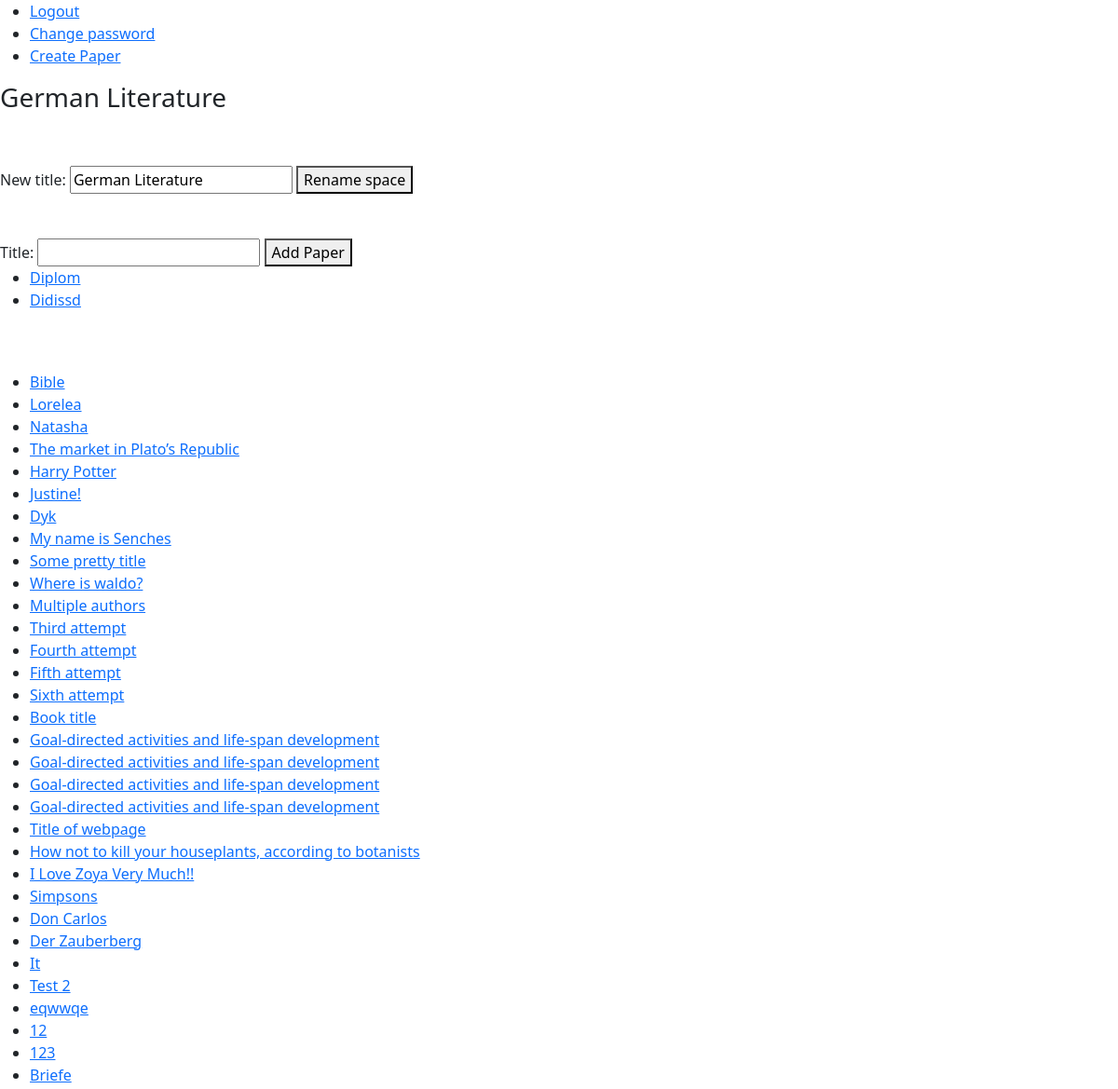
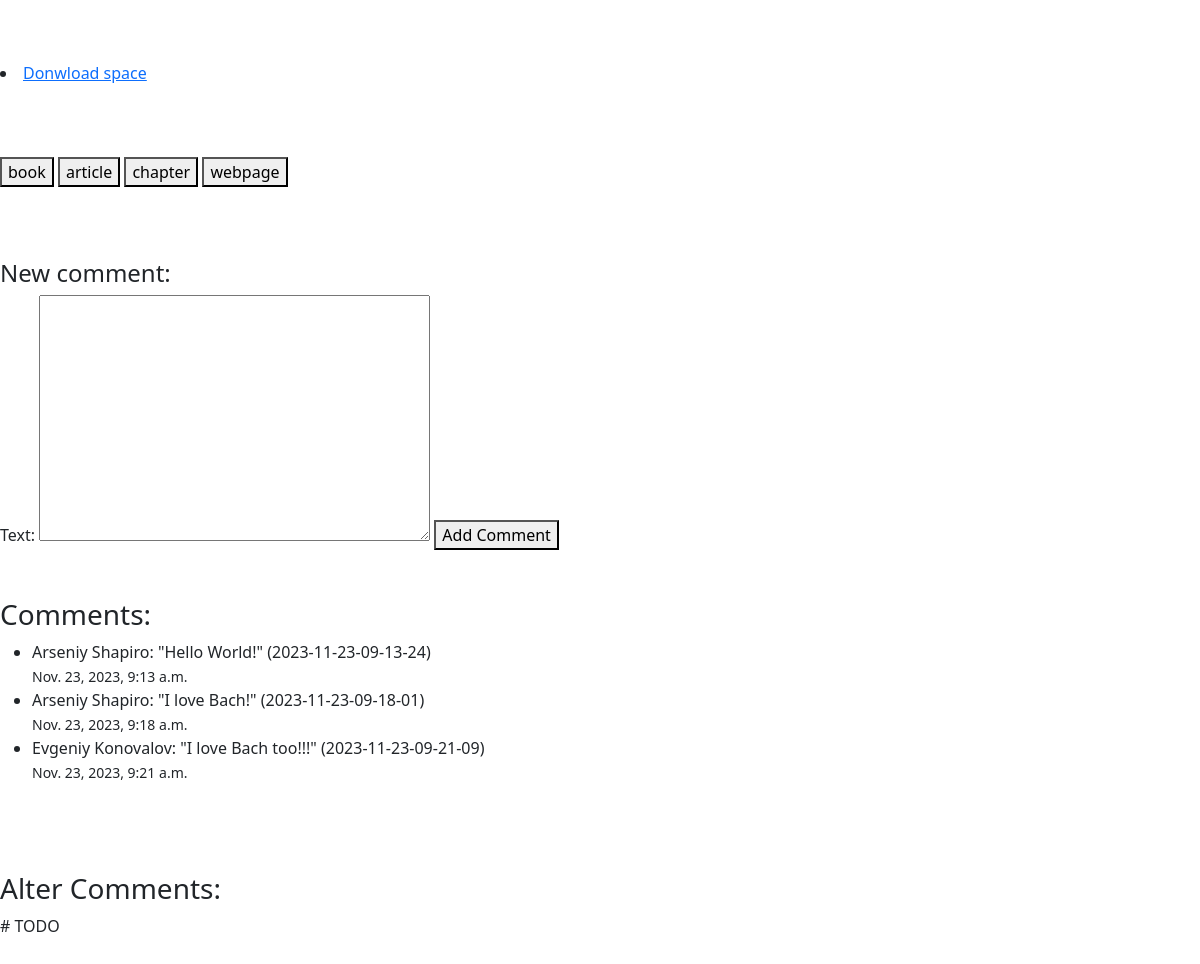
The app's page /work_space/1 (signed in) with its own data (2 pictures, top to bottom).
### work_space/models.py (models this page shows, shortened)
class WorkSpace(models.Model):
    owner = models.ForeignKey(User, on_delete=models.CASCADE)
    guests = models.ManyToManyField(User, blank=True, related_name="guests")
    title = models.CharField(max_length=50)
    is_archived = models.BooleanField(default=False)
    def __str__(self):
        return self.title

class Comment(models.Model):
    work_space = models.ForeignKey(WorkSpace, on_delete=models.CASCADE, related_name="comments")
    user = models.ForeignKey(User, on_delete=models.CASCADE)
    text = models.TextField()
    created = models.DateTimeField(auto_now_add=True)
    def get_creation_time(self):
        return self.created.strftime(SAVING_TIME_FORMAT)
    def __str__(self):
        if self.work_space.guests.all():
            return f'{self.user}: "{self.text}" ({self.get_creation_time()})'
        return f'"{self.text}" ({self.get_creation_time()})'

### paper_work/models.py (models this page shows, shortened)
class Paper(models.Model):
    work_space = models.ForeignKey(WorkSpace, on_delete=models.CASCADE, related_name="papers")
    user = models.ForeignKey(User, on_delete=models.CASCADE)
    title = models.CharField(max_length=50, unique=True)
    is_archived = models.BooleanField(default=False)
    is_finished = models.BooleanField(default=False)
    is_published = models.BooleanField(default=False)
    def __str__(self):
        return self.title

### bookshelf/models.py (models this page shows, shortened)
class Source(models.Model):
    real_type = models.ForeignKey(ContentType, editable=False, on_delete=models.CASCADE)
    work_space = models.ForeignKey(WorkSpace, on_delete=models.CASCADE, related_name="sources")
    user = models.ForeignKey(User, on_delete=models.CASCADE, related_name="sources")
    title = models.CharField(max_length=100)
    author = models.CharField(max_length=70, blank=True)
    year = models.CharField(max_length=5, blank=True)
    file = models.FileField(upload_to=saving_path, blank=True)
    link = models.CharField(max_length=40, blank=True)
    def __str__(self):
        return self.title

### user_management/models.py (models this page shows)
class User(AbstractUser):
    def __str__(self):
        return f"{self.first_name} {self.last_name}"

### work_space/views.py (the view)
# urls.py: path("", include("work_space.urls")),
@login_required(redirect_field_name=None)
def work_space(request, space_id):
    space = check_work_space(space_id, request.user)
    return render(request, "work_space/work_space.html", {"space": space,
                                                          "papers": space.papers.all(),
                                                          "books": space.sources.all(),
                                                          "form": NewPaperForm(),
                                                          "book_form": BookForm(),
                                                          "article_form": ArticleForm(),
                                                          "chapter_form": ChapterForm(),
                                                          "webpage_form": WebpageForm(),
                                                          "comment_form": NewCommentForm(),
                                                          "rename_form": RenameWorkSpaceForm().set_initial(space),
                                                          "comments": space.comments.all()
                                                          })

### paper_work/forms.py (shortened to what this page needs)
class NewPaperForm(forms.Form):
    title = forms.CharField(max_length=50)

### bookshelf/forms.py
class BookForm(CommonFields):
    source_type = forms.CharField(widget=forms.HiddenInput(attrs={"value": "book"}))
    title = forms.CharField()
    publishing_house = forms.CharField()
    year = forms.CharField()

### utils/verification.py (called while the page is built)
def check_work_space(space_id: int, user: User) -> WorkSpace | Http404 | PermissionDenied:
    try:
        space = WorkSpace.objects.get(pk=space_id)
    except ObjectDoesNotExist:
        raise Http404
    else:
        if space.owner != user and user not in space.guests.all():
            raise PermissionDenied
    return space

### work_space/forms.py (called while the page is built)
    def set_initial(self, space: WorkSpace):
        self.fields["new_title"].initial = space.title
        return self

### work_space/templates/work_space/work_space.html (shortened to what this page needs)
{% extends "layout.html" %}
{% load static %}
{% block body %}
    <h3>{{ space }}</h3><br><br>
    <form action="{% url 'work_space:rename_space' space.pk %}" method="post">
        {{ rename_form }}
        <button type="submit">Rename space</button>
    </form><br><br>
    <form action="{% url 'paper_work:create_paper' space.pk %}" method="post">
        {{ form }}
        <button id="change_password_button" type="submit">Add Paper</button>
    </form>
    <ul>
        {% for paper in papers %}
        <li>
            <a href="{% url 'paper_work:paper_space' paper.pk %}">{{ paper }}</a>
        </li>
        {% endfor %}
    </ul><br><br>
    <ul>
        {% for book in books %}
        <li>
           <a href="{% url 'bookshelf:source_space' book.pk %}">{{ book }}</a>
        </li>
        {% endfor %}
    </ul><br><br>
    <li>
        <a href="{% url 'work_space:download_space' space.pk %}">Donwload space</a>
    </li><br><br><br>
    <button class="show_form_button" id="book" type="button">book</button>
    <button class="show_form_button" id="article" type="button">article</button>
    <button class="show_form_button" id="chapter" type="button">chapter</button>
    <button class="show_form_button" id="webpage" type="button">webpage</button>
    <br><br><br><br>
    <h4>New comment:</h4>
    <form action="{% url 'work_space:leave_comment' space.pk %}" method="post">
        {{ comment_form }}
        <button type="submit">Add Comment</button>
    </form><br><br>
    <h3>Comments:</h3>
    <ul>
        {% for comment in comments %}
            <li>{{ comment }}</li>
            <small>{{ comment.created }}</small>
        {% endfor %}
    </ul><br><br><br>
    <h3>Alter Comments:</h3>
    # TODO
    <br><br><br>
{% endblock %}

### records on screen
WorkSpace: title "German Literature"
Paper: title "Diplom"
Paper: title "Didissd"
Source: title "Bible"
Source: title "Lorelea"
Source: title "Natasha"
Source: title "The market in Plato’s Republic"
Source: title "Harry Potter"
Source: title "Justine!"
Source: title "Dyk"
Source: title "My name is Senches"
Source: title "Some pretty title"
Source: title "Where is waldo?"
Source: title "Multiple authors"
Source: title "Third attempt"
Source: title "Fourth attempt"
Source: title "Fifth attempt"
Source: title "Sixth attempt"
Source: title "Book title"
Source: title "Goal-directed activities and life-span development"
Source: title "Goal-directed activities and life-span development"
Source: title "Goal-directed activities and life-span development"
Source: title "Goal-directed activities and life-span development"
Source: title "Title of webpage"
Source: title "How not to kill your houseplants, according to botanists"
Source: title "I Love Zoya Very Much!!"
Source: title "Simpsons"
Source: title "Don Carlos"
Source: title "Der Zauberberg"
Source: title "It"
Source: title "Test 2"
Source: title "eqwwqe"
Source: title "12"
Source: title "123"
Source: title "Briefe"
Comment: work_space+user+text "Arseniy Shapiro: \"Hello World!\" (2023-11-23-09-13-24)", created "Nov. 23, 2023, 9:13 a.m."
Comment: work_space+user+text "Arseniy Shapiro: \"I love Bach!\" (2023-11-23-09-18-01)", created "Nov. 23, 2023, 9:18 a.m."
Comment: work_space+user+text "Evgeniy Konovalov: \"I love Bach too!!!\" (2023-11-23-09-21-09)", created "Nov. 23, 2023, 9:21 a.m."
